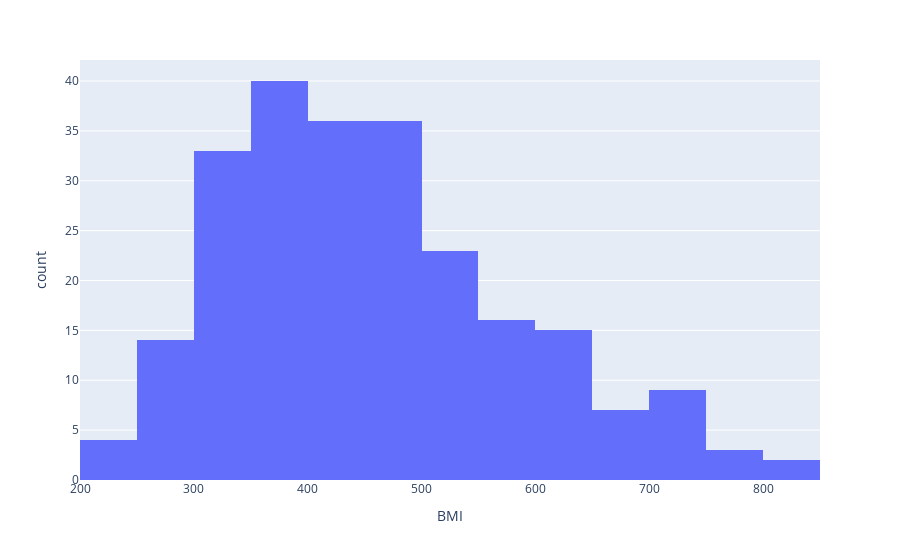
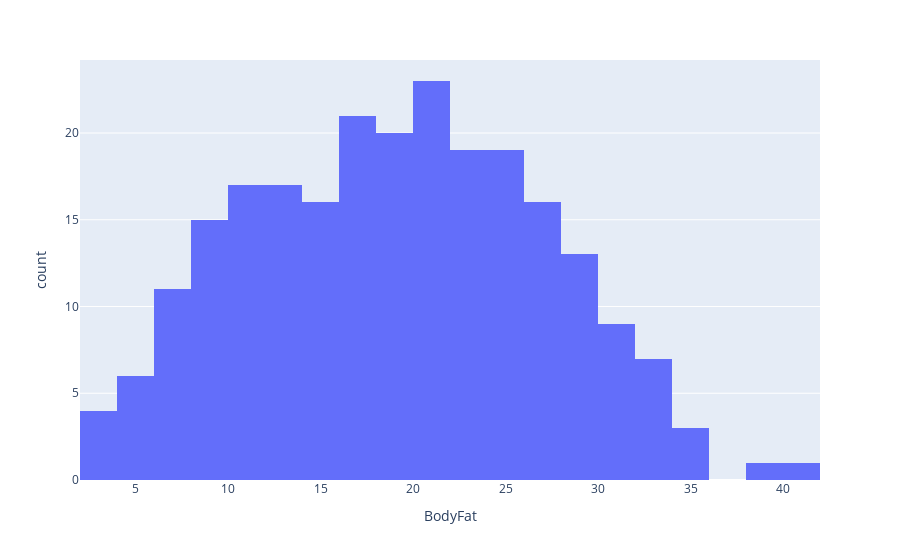
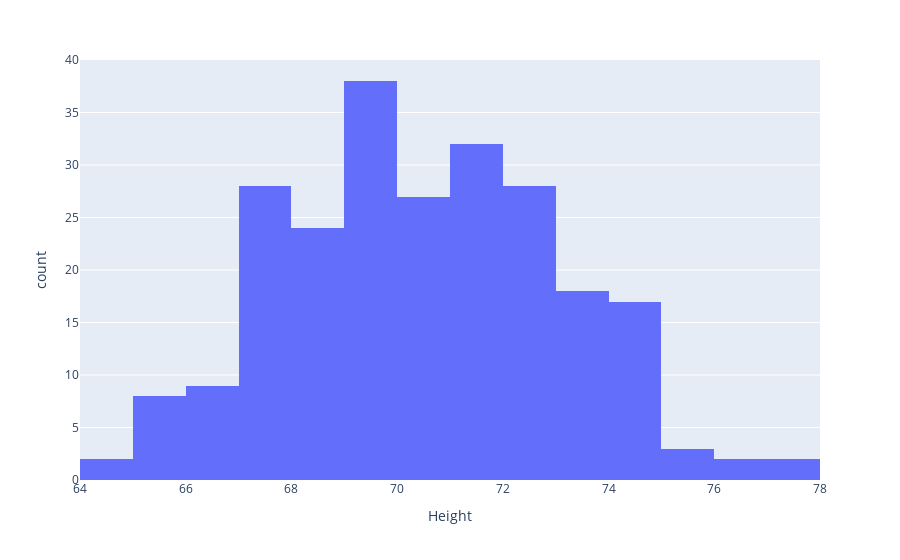
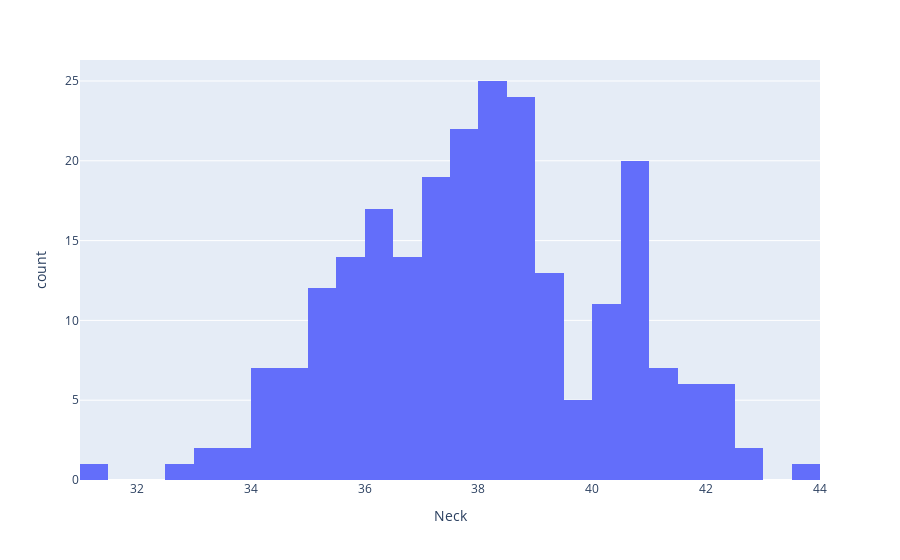

Here is the notebook cell these charts were saved with, in order:
### Code cell
dataFrame = dataFrame.drop([30, 36, 38, 39, 40, 41, 44, 45, 55, 78, 85, 171, 181, 215])

print("Distibutions after dropping outliers")

fig = px.histogram(dataFrame, x="BMI")
fig.show()

fig = px.histogram(dataFrame, x="BodyFat")
fig.show()

fig = px.histogram(dataFrame, x="Height")
fig.show()

fig = px.histogram(dataFrame, x="Neck")
fig.show()

fig = px.histogram(dataFrame, x="Weight")
fig.show()

fig = px.histogram(dataFrame, x="Age")
fig.show()

fig = px.histogram(dataFrame, x="Knee")
fig.show()

fig = px.histogram(dataFrame, x="Ankle")
fig.show()

fig = px.histogram(dataFrame, x="Biceps")
fig.show()

fig = px.histogram(dataFrame, x="Forearm")
fig.show()

fig = px.histogram(dataFrame, x="Wrist")
fig.show()

fig = px.histogram(dataFrame, x="Abdomen")
fig.show()

fig = px.histogram(dataFrame, x="Hip")
fig.show()

fig = px.histogram(dataFrame, x="Thigh")
fig.show()

#dataFrame.describe()

dataFrame.describe()
dataFrame

sns.heatmap(dataFrame.corr())

### Figure 1 — Plotly figure (JSON) as saved in the notebook; plotly's stock layout.template omitted (floating-point values rounded to 4 significant figures; data arrays with more than 128 entries replaced by an {"elided": "..."} marker saying what was removed)
{"data": [{"alignmentgroup": "True", "bingroup": "x", "hovertemplate": "BMI=%{x}<br>count=%{y}<extra></extra>", "legendgroup": "", "marker": {"color": "#636efa", "pattern": {"shape": ""}}, "name": "", "offsetgroup": "", "orientation": "v", "showlegend": false, "x": {"elided": "238 float values"}, "xaxis": "x", "yaxis": "y", "type": "histogram"}], "layout": {"xaxis": {"anchor": "y", "domain": [0.0, 1.0], "title": {"text": "BMI"}}, "yaxis": {"anchor": "x", "domain": [0.0, 1.0], "title": {"text": "count"}}, "legend": {"tracegroupgap": 0}, "margin": {"t": 60}, "barmode": "relative"}}

### Figure 2 — Plotly figure (JSON) as saved in the notebook; plotly's stock layout.template omitted (floating-point values rounded to 4 significant figures; data arrays with more than 128 entries replaced by an {"elided": "..."} marker saying what was removed)
{"data": [{"alignmentgroup": "True", "bingroup": "x", "hovertemplate": "BodyFat=%{x}<br>count=%{y}<extra></extra>", "legendgroup": "", "marker": {"color": "#636efa", "pattern": {"shape": ""}}, "name": "", "offsetgroup": "", "orientation": "v", "showlegend": false, "x": {"elided": "238 float values"}, "xaxis": "x", "yaxis": "y", "type": "histogram"}], "layout": {"xaxis": {"anchor": "y", "domain": [0.0, 1.0], "title": {"text": "BodyFat"}}, "yaxis": {"anchor": "x", "domain": [0.0, 1.0], "title": {"text": "count"}}, "legend": {"tracegroupgap": 0}, "margin": {"t": 60}, "barmode": "relative"}}

### Figure 3 — Plotly figure (JSON) as saved in the notebook; plotly's stock layout.template omitted (floating-point values rounded to 4 significant figures; data arrays with more than 128 entries replaced by an {"elided": "..."} marker saying what was removed)
{"data": [{"alignmentgroup": "True", "bingroup": "x", "hovertemplate": "Height=%{x}<br>count=%{y}<extra></extra>", "legendgroup": "", "marker": {"color": "#636efa", "pattern": {"shape": ""}}, "name": "", "offsetgroup": "", "orientation": "v", "showlegend": false, "x": {"elided": "238 float values"}, "xaxis": "x", "yaxis": "y", "type": "histogram"}], "layout": {"xaxis": {"anchor": "y", "domain": [0.0, 1.0], "title": {"text": "Height"}}, "yaxis": {"anchor": "x", "domain": [0.0, 1.0], "title": {"text": "count"}}, "legend": {"tracegroupgap": 0}, "margin": {"t": 60}, "barmode": "relative"}}

### Figure 4 — Plotly figure (JSON) as saved in the notebook; plotly's stock layout.template omitted (floating-point values rounded to 4 significant figures; data arrays with more than 128 entries replaced by an {"elided": "..."} marker saying what was removed)
{"data": [{"alignmentgroup": "True", "bingroup": "x", "hovertemplate": "Neck=%{x}<br>count=%{y}<extra></extra>", "legendgroup": "", "marker": {"color": "#636efa", "pattern": {"shape": ""}}, "name": "", "offsetgroup": "", "orientation": "v", "showlegend": false, "x": {"elided": "238 float values"}, "xaxis": "x", "yaxis": "y", "type": "histogram"}], "layout": {"xaxis": {"anchor": "y", "domain": [0.0, 1.0], "title": {"text": "Neck"}}, "yaxis": {"anchor": "x", "domain": [0.0, 1.0], "title": {"text": "count"}}, "legend": {"tracegroupgap": 0}, "margin": {"t": 60}, "barmode": "relative"}}
